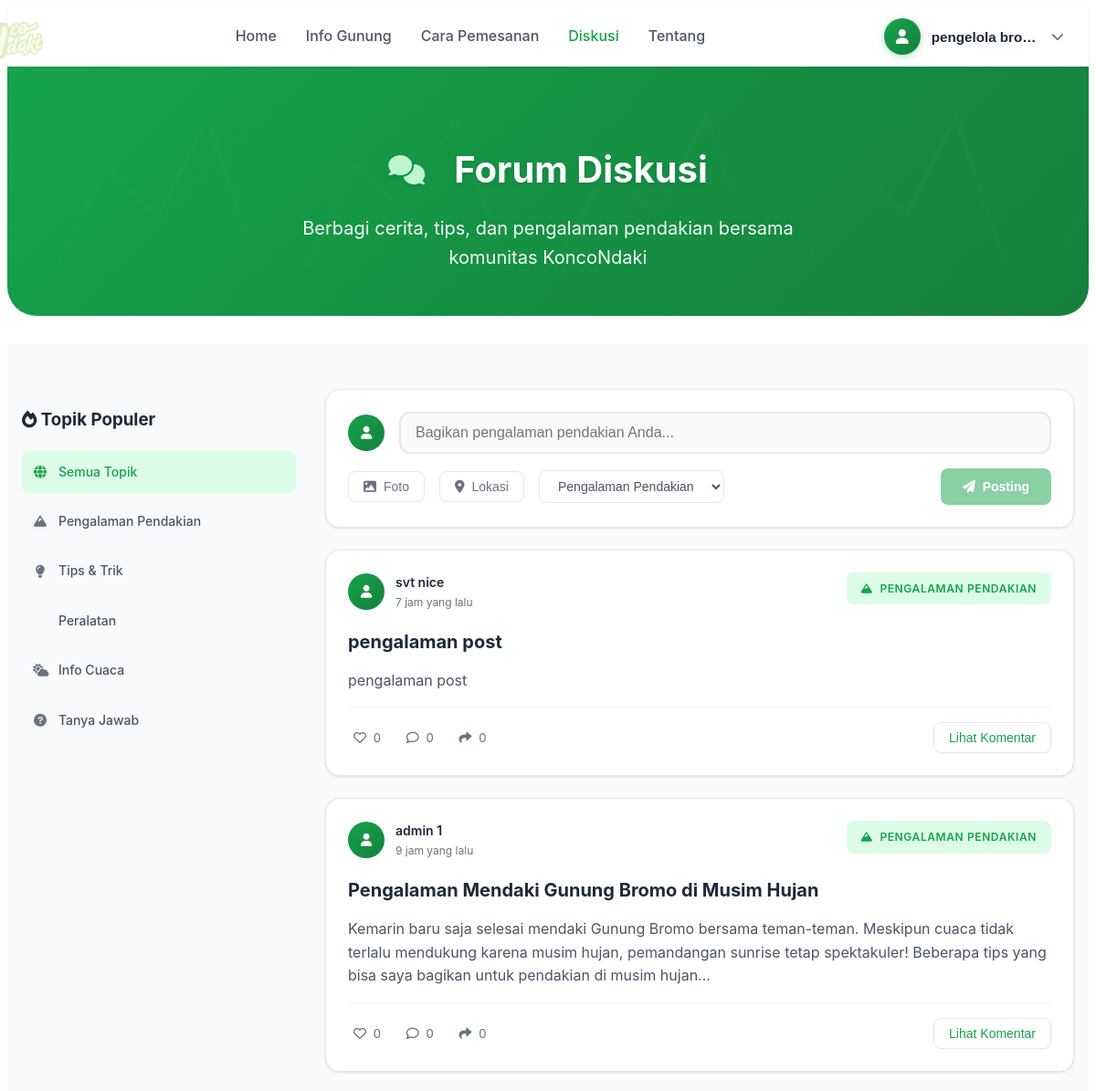
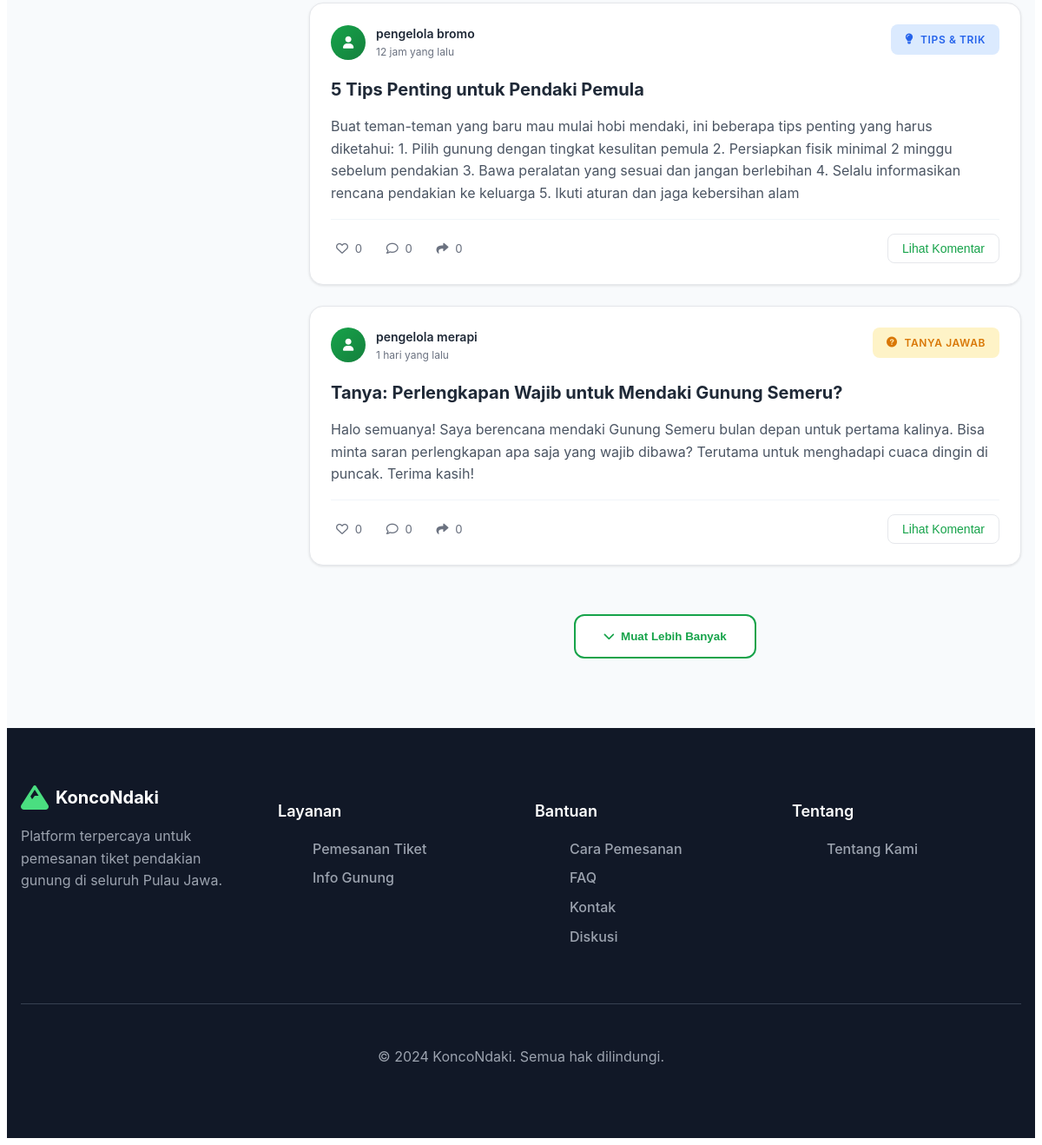
Page /diskusi.php (signed in) on the committed database (2 pictures, top to bottom).
### tables this page shows
CREATE TABLE `forum_posts` (
  `id` int(11) NOT NULL,
  `user_id` int(11) NOT NULL,
  `title` varchar(255) NOT NULL,
  `content` text NOT NULL,
  `category` enum('pengalaman','tips','peralatan','cuaca','tanya-jawab') NOT NULL DEFAULT 'pengalaman',
  `created_at` timestamp NOT NULL DEFAULT current_timestamp(),
  `updated_at` timestamp NOT NULL DEFAULT current_timestamp() ON UPDATE current_timestamp()
);

CREATE TABLE `users` (
  `id` int(11) NOT NULL,
  `first_name` varchar(100) NOT NULL,
  `last_name` varchar(100) NOT NULL,
  `email` varchar(255) NOT NULL,
  `phone` varchar(20) NOT NULL,
  `password` varchar(255) NOT NULL,
  `role` enum('pendaki','porter','guide','ojek','admin','basecamp','pengelola_gunung') NOT NULL DEFAULT 'pendaki',
  `gunung_bertugas_id` int(11) DEFAULT NULL,
  `gunung_id` int(11) DEFAULT NULL,
  `created_at` datetime NOT NULL,
  `updated_at` timestamp NOT NULL DEFAULT current_timestamp() ON UPDATE current_timestamp(),
  `profile_picture` varchar(255) DEFAULT NULL
);

### diskusi.php (the view, shortened to what this page needs)
<?php
require_once 'config/database.php';
try {
    $stmt = $pdo->prepare("
        SELECT fp.*, u.first_name, u.last_name, u.email,
               COALESCE(l.like_count, 0) as like_count,
               COALESCE(c.comment_count, 0) as comment_count,
               DATE_FORMAT(fp.created_at, '%d/%m/%Y %H:%i') as formatted_date,
               CASE
                   WHEN fp.created_at >= DATE_SUB(NOW(), INTERVAL 1 HOUR) THEN 'Baru saja'
                   WHEN fp.created_at >= DATE_SUB(NOW(), INTERVAL 1 DAY) THEN CONCAT(TIMESTAMPDIFF(HOUR, fp.created_at, NOW()), ' jam yang lalu')
                   ELSE CONCAT(TIMESTAMPDIFF(DAY, fp.created_at, NOW()), ' hari yang lalu')
               END as time_ago
        FROM forum_posts fp
        JOIN users u ON fp.user_id = u.id
        LEFT JOIN (
            SELECT post_id, COUNT(*) as like_count
            FROM forum_likes
            GROUP BY post_id
        ) l ON fp.id = l.post_id
        LEFT JOIN (
            SELECT post_id, COUNT(*) as comment_count
            FROM forum_comments
            GROUP BY post_id
        ) c ON fp.id = c.post_id
        ORDER BY fp.created_at DESC
        LIMIT 10
    ");
    $stmt->execute();
    $initial_posts = $stmt->fetchAll();
} catch (Exception $e) {
    $initial_posts = [];
}
$firstName = $_SESSION['first_name'] ?? 'User';
$lastName = $_SESSION['last_name'] ?? '';
$profilePicture = $_SESSION['profile_picture'] ?? '';
?>
<!DOCTYPE html>
<html lang="id">
<head>
    <link rel="stylesheet" href="styles/style.css">
    <link rel="stylesheet" href="styles/dashboard-styles.css">
    <link rel="stylesheet" href="styles/diskusi.css">
    <link href="https://cdnjs.cloudflare.com/ajax/libs/font-awesome/6.0.0/css/all.min.css" rel="stylesheet">
</head>
<body>
    <nav class="navbar">
        <div class="nav-container">
            <div class="nav-content">
                <div class="logo">
                    <img src="images/logo.png" alt="KoncoNdaki Logo">
                </div>
                <div class="nav-links desktop-nav">
                    <a href="dashboard.php" class="nav-link">Home</a>
                    <a href="info-gunung.php" class="nav-link">Info Gunung</a>
                    <a href="cara-pemesanan.php" class="nav-link">Cara Pemesanan</a>
                    <a href="diskusi.php" class="nav-link active">Diskusi</a>
                    <a href="tentang.php" class="nav-link">Tentang</a>
                </div>
                <div class="user-profile desktop-nav">
                    <div class="profile-dropdown">
                        <button class="profile-btn" id="profileBtn">
                            <div class="profile-avatar">
                                <?php if (!empty($profilePicture)): ?>
                                    <img src="uploads/<?php echo htmlspecialchars($profilePicture); ?>" alt="Foto Profil" class="profile-img">
                                <?php else: ?>
                                    <i class="fas fa-user"></i>
                                <?php endif; ?>
                            </div>
                            <span class="profile-name" id="profileName">
                                <?php echo htmlspecialchars($firstName . ' ' . $lastName); ?>
                            </span>
                            <i class="fas fa-chevron-down profile-arrow"></i>
                        </button>
                    </div>
                </div>
            </div>
        </div>
    </nav>
    <section class="page-header">
        <div class="container">
            <div class="header-content">
                <h1><i class="fas fa-comments"></i> Forum Diskusi</h1>
                <p>Berbagi cerita, tips, dan pengalaman pendakian bersama komunitas KoncoNdaki</p>
            </div>
        </div>
    </section>
    <section class="forum-section">
        <div class="container">
            <div class="forum-layout">
                <div class="forum-sidebar">
                    <div class="sidebar-card">
                        <h3><i class="fas fa-fire"></i> Topik Populer</h3>
                        <div class="popular-topics">
                            <div class="topic-tag active" data-category="all">
                                <i class="fas fa-globe"></i>
                                Semua Topik
                            </div>
                            <div class="topic-tag" data-category="pengalaman">
                                <i class="fas fa-mountain"></i>
                                Pengalaman Pendakian
                            </div>
                            <div class="topic-tag" data-category="tips">
                                <i class="fas fa-lightbulb"></i>
                                Tips & Trik
                            </div>
                            <div class="topic-tag" data-category="peralatan">
                                Peralatan
                            </div>
                            <div class="topic-tag" data-category="cuaca">
                                <i class="fas fa-cloud-sun"></i>
                                Info Cuaca
                            </div>
                            <div class="topic-tag" data-category="tanya-jawab">
                                <i class="fas fa-question-circle"></i>
                                Tanya Jawab
                            </div>
                        </div>
                    </div>
                </div>
                <div class="forum-main">
                    <div class="create-post-card">
                        <div class="create-post-header">
                            <div class="user-avatar">
                                <?php if (!empty($profilePicture)): ?>
                                    <img src="uploads/<?php echo htmlspecialchars($profilePicture); ?>" alt="Foto Profil" class="profile-img">
                                <?php else: ?>
                                    <i class="fas fa-user"></i>
                                <?php endif; ?>
                            </div>
                            <input type="text" placeholder="Bagikan pengalaman pendakian Anda..." id="createPostInput">
                        </div>
                        <div class="create-post-actions">
                            <div class="post-options">
                                <button class="post-option" id="addImageBtn">
                                    <i class="fas fa-image"></i>
                                    Foto
                                </button>
                                <button class="post-option" id="addLocationBtn">
                                    <i class="fas fa-map-marker-alt"></i>
                                    Lokasi
                                </button>
                                <select class="category-select" id="categorySelect">
                                    <option value="pengalaman">Pengalaman Pendakian</option>
                                </select>
                            </div>
                            <button class="btn-post" id="submitPostBtn">
                                <i class="fas fa-paper-plane"></i>
                                Posting
                            </button>
                        </div>
                    </div>
                    <div class="posts-feed" id="postsFeed">
                        <?php if (!empty($initial_posts)): ?>
                            <?php foreach ($initial_posts as $post): ?>
                                <?php
                                $categoryInfo = [
                                    'pengalaman' => ['name' => 'Pengalaman Pendakian', 'icon' => 'fa-mountain', 'class' => 'pengalaman'],
                                    'tips' => ['name' => 'Tips & Trik', 'icon' => 'fa-lightbulb', 'class' => 'tips'],
                                    'peralatan' => ['name' => 'Peralatan', 'icon' => 'fa-backpack', 'class' => 'peralatan'],
                                    'cuaca' => ['name' => 'Info Cuaca', 'icon' => 'fa-cloud-sun', 'class' => 'cuaca'],
                                    'tanya-jawab' => ['name' => 'Tanya Jawab', 'icon' => 'fa-question-circle', 'class' => 'tanya-jawab']
                                ];
                                $category = $categoryInfo[$post['category']] ?? $categoryInfo['pengalaman'];
                                $fullName = htmlspecialchars($post['first_name'] . ' ' . $post['last_name']);
                                ?>
                                <div class="post-card" data-category="<?php echo $post['category']; ?>" data-post-id="<?php echo $post['id']; ?>">
                                    <div class="post-header">
                                        <div class="post-author">
                                            <div class="author-avatar">
                                                <i class="fas fa-user"></i>
                                            </div>
                                            <div class="author-info">
                                                <span class="author-name"><?php echo $fullName; ?></span>
                                                <span class="post-time"><?php echo $post['time_ago']; ?></span>
                                            </div>
                                        </div>
                                        <div class="post-category <?php echo $category['class']; ?>">
                                            <i class="fas <?php echo $category['icon']; ?>"></i>
                                            <?php echo $category['name']; ?>
                                        </div>
                                    </div>
                                    <div class="post-content">
                                        <h3><?php echo htmlspecialchars($post['title']); ?></h3>
                                        <p><?php echo htmlspecialchars($post['content']); ?></p>
                                    </div>
                                    <div class="post-footer">
                                        <div class="post-stats">
                                            <button class="stat-btn like-btn" data-post="<?php echo $post['id']; ?>">
                                                <i class="far fa-heart"></i>
                                                <span><?php echo $post['like_count']; ?></span>
                                            </button>
                                            <button class="stat-btn comment-btn" data-post="<?php echo $post['id']; ?>">
                                                <i class="far fa-comment"></i>
                                                <span><?php echo $post['comment_count']; ?></span>
                                            </button>
                                            <button class="stat-btn share-btn">
                                                <i class="fas fa-share"></i>
                                                <span>0</span>
                                            </button>
                                        </div>
                                        <button class="btn-read-more" onclick="expandPost(<?php echo $post['id']; ?>)">
                                            Lihat Komentar
                                        </button>
                                    </div>
                                </div>
                            <?php endforeach; ?>
                        <?php else: ?>
                            <div class="no-posts">
                                <p>Belum ada postingan. Jadilah yang pertama untuk berbagi!</p>
                            </div>
                        <?php endif; ?>
                    </div>
                    <div class="load-more-section">
                        <button class="btn-load-more" id="loadMoreBtn">
                            <i class="fas fa-chevron-down"></i>
                            Muat Lebih Banyak
                        </button>
                    </div>
                </div>
            </div>
        </div>
    </section>
    <footer class="footer">
        <div class="container">
            <div class="footer-content">
                <div class="footer-section">
                    <div class="footer-logo">
                        <i class="fas fa-mountain"></i>
                        <span>KoncoNdaki</span>
                    </div>
                    <p>Platform terpercaya untuk pemesanan tiket pendakian gunung di seluruh Pulau Jawa.</p>
                </div>
                <div class="footer-section">
                    <h3>Layanan</h3>
                    <ul>
                        <li><a href="cara-pemesanan.php" class="nav-link">Pemesanan Tiket</a></li>
                        <li><a href="info-gunung.php" class="nav-link">Info Gunung</a></li>
                    </ul>
                </div>
                <div class="footer-section">
                    <h3>Bantuan</h3>
                    <ul>
                        <li><a href="cara-pemesanan.php" class="nav-link">Cara Pemesanan</a></li>
                        <li><a href="cara-pemesanan.php" class="nav-link">FAQ</a></li>
                        <li><a href="tentang.php" class="nav-link">Kontak</a></li>
                        <li><a href="diskusi.php" class="nav-link">Diskusi</a></li>
                    </ul>
                </div>
                <div class="footer-section">
                    <h3>Tentang</h3>
                    <ul>
                        <li><a href="tentang.php" class="nav-link">Tentang Kami</a></li>
                    </ul>
                </div>
            </div>
            <div class="footer-bottom">
                <p>&copy; 2024 KoncoNdaki. Semua hak dilindungi.</p>
            </div>
        </div>
    </footer>
</body>
</html>

### rows in the picture
forum_posts: user.last_name "svt nice", time_ago "7 jam yang lalu", category "PENGALAMAN PENDAKIAN", title "pengalaman post", content "pengalaman post", like_count "0", comment_count "0"
forum_posts: user.last_name "admin 1", time_ago "9 jam yang lalu", category "PENGALAMAN PENDAKIAN", title "Pengalaman Mendaki Gunung Bromo di Musim Hujan", content "Kemarin baru saja selesai mendaki Gunung Bromo bersama teman-teman. Meskipun cuaca tidak terlalu mendukung karena musim hujan, pemandangan sunrise tetap spektakuler! Beberapa tips yang bisa saya bagikan untuk pendakian di musim hujan...", like_count "0", comment_count "0"
forum_posts: user.last_name "pengelola bromo", time_ago "12 jam yang lalu", category "TIPS & TRIK", title "5 Tips Penting untuk Pendaki Pemula", content "Buat teman-teman yang baru mau mulai hobi mendaki, ini beberapa tips penting yang harus diketahui: 1. Pilih gunung dengan tingkat kesulitan pemula 2. Persiapkan fisik minimal 2 minggu sebelum pendakian 3. Bawa peralatan yang sesuai dan jangan berlebihan 4. Selalu informasikan rencana pendakian ke keluarga 5. Ikuti aturan dan jaga kebersihan alam", like_count "0", comment_count "0"
forum_posts: user.last_name "pengelola merapi", time_ago "1 hari yang lalu", category "TANYA JAWAB", title "Tanya: Perlengkapan Wajib untuk Mendaki Gunung Semeru?", content "Halo semuanya! Saya berencana mendaki Gunung Semeru bulan depan untuk pertama kalinya. Bisa minta saran perlengkapan apa saja yang wajib dibawa? Terutama untuk menghadapi cuaca dingin di puncak. Terima kasih!", like_count "0", comment_count "0"

### other values in the picture
$firstName . ' ' . $lastName "pengelola bro…"
